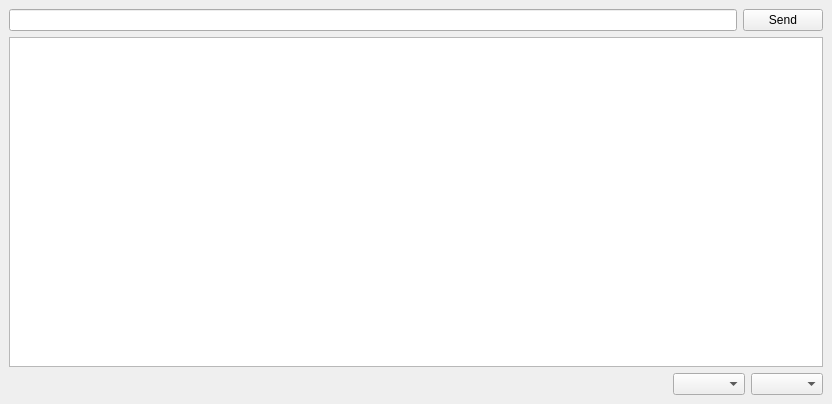
<?xml version="1.0" encoding="UTF-8"?>
<ui version="4.0">
 <class>MainWindow</class>
 <widget class="QMainWindow" name="MainWindow">
  <property name="geometry">
   <rect>
    <x>0</x>
    <y>0</y>
    <width>832</width>
    <height>404</height>
   </rect>
  </property>
  <property name="windowTitle">
   <string>MainWindow</string>
  </property>
  <widget class="QWidget" name="centralwidget">
   <layout class="QGridLayout" name="gridLayout_2">
    <item row="0" column="0">
     <layout class="QGridLayout" name="gridLayout">
      <property name="bottomMargin">
       <number>0</number>
      </property>
      <item row="0" column="0">
       <layout class="QHBoxLayout" name="horizontalLayout">
        <item>
         <widget class="QLineEdit" name="inputEdit"/>
        </item>
        <item>
         <widget class="QPushButton" name="sendButton">
          <property name="text">
           <string>Send</string>
          </property>
         </widget>
        </item>
       </layout>
      </item>
      <item row="1" column="0">
       <layout class="QGridLayout" name="gridLayout_3">
        <item row="0" column="0">
         <widget class="QTextEdit" name="textEdit">
          <property name="readOnly">
           <bool>true</bool>
          </property>
          <property name="overwriteMode">
           <bool>true</bool>
          </property>
         </widget>
        </item>
       </layout>
      </item>
      <item row="2" column="0">
       <layout class="QHBoxLayout" name="horizontalLayout_2">
        <property name="topMargin">
         <number>0</number>
        </property>
        <item>
         <spacer name="horizontalSpacer">
          <property name="orientation">
           <enum>Qt::Horizontal</enum>
          </property>
          <property name="sizeHint" stdset="0">
           <size>
            <width>40</width>
            <height>20</height>
           </size>
          </property>
         </spacer>
        </item>
        <item>
         <widget class="QComboBox" name="portOptions"/>
        </item>
        <item>
         <widget class="QComboBox" name="baudOptions"/>
        </item>
       </layout>
      </item>
     </layout>
    </item>
   </layout>
  </widget>
 </widget>
 <resources/>
 <connections/>
</ui>
